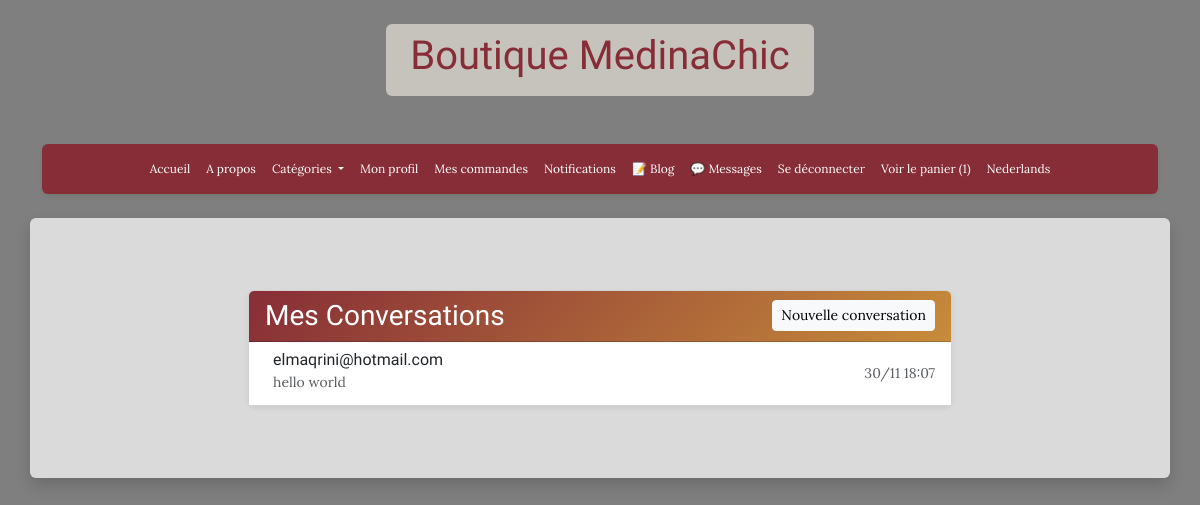
Page /blog/chat/ (signed in) on the committed database.
### blog/models.py (models this page shows, shortened)
class Conversation(models.Model):
    user1 = models.ForeignKey(AUTH_USER_MODEL, on_delete=models.CASCADE, related_name='conversations_as_user1')
    user2 = models.ForeignKey(AUTH_USER_MODEL, on_delete=models.CASCADE, related_name='conversations_as_user2')
    last_message_at = models.DateTimeField(auto_now=True)
    class Meta:
        ordering = ['-last_message_at']
        verbose_name = "Conversation"
        verbose_name_plural = "Conversations"
        unique_together = [['user1', 'user2']]
    def get_messages(self):
        return PrivateMessage.objects.filter(
            models.Q(sender=self.user1, recipient=self.user2) |
            models.Q(sender=self.user2, recipient=self.user1)
        ).order_by('created_at')
    def get_last_message(self):
        messages = self.get_messages()
        return messages.last() if messages.exists() else None
    def get_unread_count(self, user):
        return PrivateMessage.objects.filter(
            recipient=user,
            is_read=False
        ).filter(
            models.Q(sender=self.user1) | models.Q(sender=self.user2)
        ).exclude(sender=user).count()

class PrivateMessage(models.Model):
    sender = models.ForeignKey(AUTH_USER_MODEL, on_delete=models.CASCADE, related_name='sent_messages')
    recipient = models.ForeignKey(AUTH_USER_MODEL, on_delete=models.CASCADE, related_name='received_messages')
    content = models.TextField(verbose_name="Message")
    created_at = models.DateTimeField(auto_now_add=True)
    is_read = models.BooleanField(default=False, verbose_name="Lu")
    class Meta:
        ordering = ['created_at']
        verbose_name = "Message privé"
        verbose_name_plural = "Messages privés"

### accounts/models.py (models this page shows, shortened)
class Shopper(AbstractUser):
    username = None
    email = models.EmailField(max_length=254, unique=True)
    stripe_id = models.CharField(max_length=90, blank=True)
    USERNAME_FIELD = 'email'
    REQUIRED_FIELDS = []
    objects = CustomUserManager()

### blog/views.py (the view)
# urls.py: path('chat/', views.chat_list, name='chat_list'),
@login_required
def chat_list(request):
    conversations = Conversation.objects.filter(
        Q(user1=request.user) | Q(user2=request.user)
    )
    conversation_data = []
    for conv in conversations:
        other_user = conv.user2 if conv.user1 == request.user else conv.user1
        last_message = conv.get_last_message()
        unread_count = conv.get_unread_count(request.user)
        conversation_data.append({
            'conversation': conv,
            'other_user': other_user,
            'last_message': last_message,
            'unread_count': unread_count,
        })
    context = {
        'conversation_data': conversation_data,
    }
    return render(request, 'blog/chat_list.html', context)

### store/context_processors.py (called while the page is built)
def cart_processor(request):
    cart_data = {
        'has_cart': False,
        'cart_count': 0
    }
    if request.user.is_authenticated:
        try:
            cart = Cart.objects.filter(user=request.user, ordered=False).first()
            if cart:
                cart_data['has_cart'] = True
                cart_data['cart_count'] = cart.orders.count()
        except:
            pass
    return cart_data

def notifications_processor(request):
    notifications_data = {
        'unread_notifications_count': 0
    }
    if request.user.is_authenticated:
        try:
            notifications_data['unread_notifications_count'] = Notification.objects.filter(
                user=request.user,
                is_read=False
            ).count()
        except:
            pass
    return notifications_data

### blog/templates/blog/chat_list.html (shortened to what this page needs)
{% extends 'base.html' %}
{% load static %}
{% block content %}
<div class="container my-5">
    <div class="row">
        <div class="col-lg-8 mx-auto">
            <div class="card shadow-sm">
                <div class="card-header" style="background: linear-gradient(135deg, #872D37 0%, #C78C3A 100%); color: white;">
                    <div class="d-flex justify-content-between align-items-center">
                        <h3 class="mb-0">
                             Mes Conversations
                        </h3>
                        <button class="btn btn-light btn-sm" data-bs-toggle="modal" data-bs-target="#newChatModal">
                             Nouvelle conversation
                        </button>
                    </div>
                </div>
                <div class="card-body p-0">
                    {% if conversation_data %}
                        <div class="list-group list-group-flush">
                            {% for data in conversation_data %}
                                <a href="{% url 'chat_conversation' data.other_user.id %}"
                                   class="list-group-item list-group-item-action">
                                    <div class="d-flex w-100 justify-content-between align-items-center">
                                        <div class="flex-grow-1">
                                            <div class="d-flex align-items-center mb-1">
                                                <div>
                                                    <h6 class="mb-0">{{ data.other_user.email }}</h6>
                                                    {% if data.last_message %}
                                                        <small class="text-muted">
                                                            {{ data.last_message.content|truncatewords:8 }}
                                                        </small>
                                                    {% else %}
                                                        <small class="text-muted">Aucun message</small>
                                                    {% endif %}
                                                </div>
                                            </div>
                                        </div>
                                        <div class="text-end">
                                            {% if data.last_message %}
                                                <small class="text-muted d-block">
                                                    {{ data.last_message.created_at|date:"d/m H:i" }}
                                                </small>
                                            {% endif %}
                                        </div>
                                    </div>
                                </a>
                            {% endfor %}
                        </div>
                    {% endif %}
                </div>
            </div>
        </div>
    </div>
</div>
{% endblock %}

### rows in the picture
Conversation: other_user.email "elmaqrini@hotmail.com", last_message.content "hello world", last_message.created_at "30/11 18:07"

### other values in the picture
{{ cart_count }} "1"
